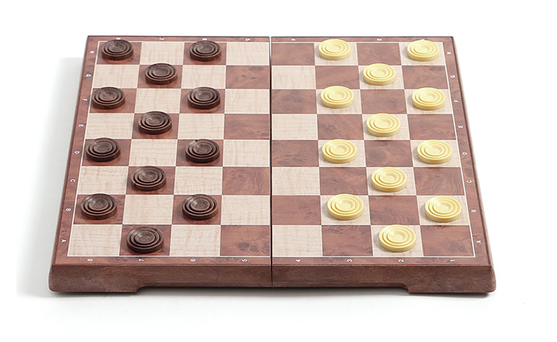
#> input picture hw1/submit/images/img1.png, 557 x 342 px, shrunk from 716 x 440 before the run
$ python hw1_1.py
#> lines starting #> are read from the running program, lines starting #| are printed output that depends on the picture; after the words box and inside, x2 and y2 are one past the last pixel; in counts of white or black regions, pixels touching at a corner belong together
### hw1/submit/checker_board.py
import cv2
import numpy as np

from my_geometry import *

DEBUG = False

FILE_PATH = './images/'
FILE_LIST = ('img1.png', 'img2.jpg', 'img3.jpg', 'img4.jpg', 'img5.jpg', 'img6.jpg', 'img7.jpg', 'img8.jpg')
SIZE = 500


# [16 lines left out: functions draw_line, draw_point, not called in this run]


def on_board(image, pt: Point2D) -> bool:
    return (0 <= pt.x < len(image)) and (0 <= pt.y < len(image[0]))


# get proper convex quadrilaterals contains every points
def make_to_quadrilaterals(points: list[Point2D]) -> list[Point2D]:
    v = convex_hull(points)
    lines = []
    for i in range(len(v)):
        p1, p2 = v[i], v[(i + 1) % len(v)]
        lines.append((p1.dist(p2), Line2D(p1, p2), i))
    lines.sort(key=lambda x: -x[0])
    lines = lines[:4]
    lines.sort(key=lambda x: x[2])
    res = []
    for i in range(4):
        res.append(lines[i][1].intersect(lines[(i + 1) % 4][1])[1])
    return res


def manual_perspective_matrix(src_pts: np.ndarray):
    assert src_pts.shape == (4, 2)
    dst_pts = np.float32([[0, 0], [SIZE, 0], [SIZE, SIZE], [0, SIZE]])
    return cv2.getPerspectiveTransform(src_pts, dst_pts)


def auto_perspective_matrix(image):
    # 1. make gray scale image
    gray = cv2.cvtColor(image, cv2.COLOR_BGR2GRAY)
    gray = cv2.GaussianBlur(gray, (9, 9), 0)
    sz = (len(image), len(image[0]))

    # 2. edge detection using hough transform
    edge = cv2.Canny(image, 50, 200, 3)
    hough = cv2.HoughLinesP(edge, 1, math.pi/180, 120, minLineLength=min(sz[0], sz[1])//40, maxLineGap=20)

    hough_image = gray.copy()
    hough_image[hough_image < 256] = 0

    for i in range(hough.shape[0]):
        pt1 = (hough[i][0][0], hough[i][0][1])
        pt2 = (hough[i][0][2], hough[i][0][3])
        cv2.line(hough_image, pt1, pt2, (255, 255, 255), thickness=1)

    # 3. find external contours
    contours, _ = cv2.findContours(hough_image, cv2.RETR_EXTERNAL, cv2.CHAIN_APPROX_SIMPLE)

    # 4. get convex hull using Graham's scan to make quadrilaterals
    points = np.vstack(contours).squeeze()
    hull = []
    for p in points:
        hull.append(Point2D(p[1], p[0]))
    hull = make_to_quadrilaterals(hull)[::-1]

    # 5. get perspective transform matrix
    points_list = [[int(p.y), int(p.x)] for p in hull]
    return manual_perspective_matrix(np.float32(points_list))


def perspective_transform(image, transform_matrix):
    return cv2.warpPerspective(image, transform_matrix, (SIZE, SIZE))

### hw1/submit/my_geometry.py
import math
import random
import copy


# Basic class for 2D coordinate point
class Point2D:
    def __init__(self, _x, _y):
        self.x = _x
        self.y = _y

    def add(self, other): return Point2D(self.x + other.x, self.y + other.y)

    def sub(self, other): return Point2D(self.x - other.x, self.y - other.y)

    def to_int(self): return Point2D(int(self.x), int(self.y))

    def less_than(self, other): return self.x < other.x or (self.x == other.x and self.y < other.y)

    def len(self): return math.hypot(self.x, self.y)

    def dist(self, other): return (self.sub(other)).len()

    def dot(self, other): return self.x * other.x + self.y * other.y

    def cross(self, other): return self.x * other.y - self.y * other.x

    def cross3(self, p1, p2): return (p1.sub(self)).cross(p2.sub(self))

    def polar(self): return math.atan2(self.y, self.x)


# Basic class for 2D line & segment
class Line2D:
    def __init__(self, _p1: Point2D, _p2: Point2D):
        if _p1.x > _p2.x or (_p1.x == _p2.x and _p1.y > _p2.y):
            (_p1, _p2) = (_p2, _p1)
        self.p1 = _p1
        self.p2 = _p2
        if _p1.x == _p2.x:
            self.a = 1
            self.b = 0
            self.c = -_p1.x
        else:
            self.a = _p2.y - _p1.y
            self.b = _p1.x - _p2.x
            self.c = -(_p1.x * self.a + _p1.y * self.b)
        self.vec = Point2D(self.b, -self.a)

    def get_angle(self, line) -> float:
        p1, p2 = self.vec, line.vec
        cs = max(-1, min(1, p1.dot(p2) / (p1.len() * p2.len())))
        return math.acos(abs(cs))

    def calc(self, x) -> float:
        m, k = -self.a / self.b, -self.c / self.b
        return m * x + k

    def random_point(self) -> Point2D:
        if self.p1.x != self.p2.x:
            x_rnd = random.randrange(int(self.p1.x), int(self.p2.x))
            y_rnd = math.floor(self.p1.y + (self.p2.y - self.p1.y) / (self.p2.x - self.p1.x) * (x_rnd - self.p1.x))
            return Point2D(x_rnd, y_rnd)
        else:
            return Point2D(self.p1.x, random.randrange(int(self.p1.y), int(self.p2.y)))

    def intersect(self, line) -> (bool, Point2D):
        if self.b == 0 and line.b == 0:
            return False, Point2D(0, 0).to_int()
        if self.b != 0 and line.b != 0 and self.a / self.b == line.a / line.b:
            return False, Point2D(0, 0).to_int()

        l1, l2 = copy.deepcopy(self), copy.deepcopy(line)
        if l1.b == 0:
            (l1, l2) = (l2, l1)
        if l2.b == 0:
            return True, Point2D(-l2.c, l1.calc(-l2.c)).to_int()
        x = (l1.b * l2.c - l1.c * l2.b) / (l1.a * l2.b - l1.b * l2.a)
        y = l1.calc(x)
        return True, Point2D(x, y).to_int()


def dot3(p1: Point2D, p2: Point2D, p3: Point2D) -> float:
    return float((p2.sub(p1)).dot((p3.sub(p1))))


# return positive value if counter clock wise, negative value if clock wise, else 0
def ccw(p1: Point2D, p2: Point2D, p3: Point2D) -> float:
    return float(p2.x - p1.x) * (p3.y - p1.y) - (p3.x - p1.x) * (p2.y - p1.y)


# get angle between two vectors (p1 - anchor) and (p2 - anchor)
def get_angle(anchor, p1: Point2D, p2: Point2D) -> float:
    if anchor is not None:
        p1 = p1.sub(anchor)
        p2 = p2.sub(anchor)
    cs = max(-1, min(1, p1.dot(p2) / (p1.len() * p2.len())))
    return math.acos(abs(cs))


# BOJ 17387, return true if two segments are intersect
# https://github.com/justiceHui/icpc-teamnote-for-newbie/blob/master/code/Geometry/SegmentIntersection.cpp
def segment_intersect(l1: Line2D, l2: Line2D) -> bool:
    a, b, c, d = l1.p1, l1.p2, l2.p1, l2.p2
    ab = ccw(a, b, c) * ccw(a, b, d)
    cd = ccw(c, d, a) * ccw(c, d, b)
    if ab == 0 and cd == 0:
        return not (b.less_than(c) or d.less_than(a))
    return ab <= 0 and cd <= 0


# BOJ 11563, return minimum distance between two segments
# https://github.com/justiceHui/icpc-teamnote/blob/master/code/Geometry/SegmentDistance.cpp
def segment_distance(l1: Line2D, l2: Line2D) -> float:
    def _proj(pa: Point2D, pb: Point2D, pc: Point2D) -> float:
        t1, t2 = dot3(pa, pb, pc), dot3(pb, pa, pc)
        if t1 * t2 >= 0 and ccw(pa, pb, pc) != 0:
            return abs(ccw(pa, pb, pc)) / pa.dist(pb)
        else:
            return 1e9

    if segment_intersect(l1, l2):
        return 0.0

    res = 1e9
    a, b = [l1.p1, l1.p2], [l2.p1, l2.p2]
    for i in range(4):
        res = min(res, a[i // 2].dist(b[i % 2]))
    for i in range(2):
        res = min(res, _proj(a[0], a[1], b[i]))
        res = min(res, _proj(b[0], b[1], a[i]))
    return res


# BOJ 1708, get the smallest convex polygon(with some threshold...) contains every points in O(n log n) time.
# https://github.com/justiceHui/icpc-teamnote-for-newbie/blob/master/code/Geometry/ConvexHull.cpp
def convex_hull(points: list[Point2D]) -> list[Point2D]:
    v = copy.deepcopy(points)
    v.sort(key=lambda pt: (pt.x, pt.y))
    lo, hi = [], []
    for p in v:
        while len(lo) >= 2 and (ccw(lo[-2], lo[-1], p) <= 0 or get_angle(p, lo[-2], lo[-1]) < 0.05):
            lo.pop()
        while len(hi) >= 2 and (ccw(hi[-2], hi[-1], p) >= 0 or get_angle(p, hi[-2], hi[-1]) < 0.05):
            hi.pop()
        lo.append(p)
        hi.append(p)
    hi = hi[1:-1]
    return lo + hi[::-1]

### hw1/submit/hw1_1.py
import sys
from checker_board import *


# check that given segment is proper edge by random sampling
def get_diff_random_sample(gray_image, p1: Point2D, p2: Point2D, sampling=15):
    n, m = len(gray_image), len(gray_image[0])
    if p1.x > p2.x or (p1.x == p2.x and p1.y > p2.y):
        (p1, p2) = (p2, p1)

    res = []
    for _ in range(sampling):
        p_rnd = Line2D(p1, p2).random_point()
        ang = random.uniform(0, math.pi)
        s, c = math.sin(ang), math.cos(ang)
        chk1 = Point2D(math.floor(p_rnd.x + c * 3), math.floor(p_rnd.y + s * 3))
        chk2 = Point2D(math.floor(p_rnd.x - c * 3), math.floor(p_rnd.y - s * 3))
        if (0 <= chk1.x < n) and (0 <= chk1.y < m) and (0 <= chk2.x < n) and (0 <= chk2.y < m):
            res.append(abs(int(gray_image[chk1.x][chk1.y]) - int(gray_image[chk2.x][chk2.y])))

    res.sort()
    if len(res) == 0:
        return 0
    return res[len(res) // 2]


# check two lines are parallel or orthogonal
def is_orthogonal(l1: Line2D, l2: Line2D, base=math.pi/2) -> bool:
    ang = l1.get_angle(l2)
    return abs(ang) < 0.1 or abs(ang - base) < 0.2


# check that lines are orthogonal to each other
def check_lines_orthogonal_threshold(lines_with_diff: list[(float, Line2D)], threshold: float) -> bool:
    for i in range(len(lines_with_diff)):
        if lines_with_diff[i][0] <= threshold:
            break
        for j in range(i + 1, len(lines_with_diff)):
            if lines_with_diff[j][0] <= threshold:
                break
            if not is_orthogonal(lines_with_diff[i][1], lines_with_diff[j][1]):
                return False
    return True


# grouping segments which are close to each other and have similar angles
def bfs_group(lines: list[Line2D], angle_threshold) -> list[Line2D]:
    res, chk = [], [0 for _ in range(len(lines))]

    def bfs_group_run(st) -> Line2D:
        group, que, fr = [], [], 0
        que.append(st)
        chk[st] = 1
        while fr < len(que):
            v = que[fr]
            fr += 1
            group.append(lines[v])
            for i in range(len(lines)):
                if chk[i] == 1 or lines[v].get_angle(lines[i]) > angle_threshold:
                    continue
                if segment_distance(lines[v], lines[i]) < 5:
                    que.append(i)
                    chk[i] = 1

        group.sort(key=lambda x: math.atan2(lines[i].vec.y, lines[i].vec.x))
        return group[len(group) // 2]

    for s in range(len(lines)):
        if chk[s] == 0:
            res.append(bfs_group_run(s))
    return res


# get slope of axis(pair of most orthogonal lines)
def get_most_orthogonal_axis(lines: list[Line2D]):
    if len(lines) <= 2:
        return lines
    mx, l1, l2 = 0, 0, 1
    for i in range(len(lines)):
        for j in range(i+1, len(lines)):
            if not segment_intersect(lines[i], lines[j]):
                continue
            ang = lines[i].get_angle(lines[j])
            if ang > mx:
                mx, l1, l2 = ang, i, j
    return lines[l1], lines[l2]


# get segments connected and orthogonal to axis lines
def bfs_line(lines: list[Line2D], axis: (Line2D, Line2D)) -> list[Line2D]:
    st = 0
    for line in lines:
        if (line.a, line.b, line.c) == (axis[0].a, axis[0].b, axis[0].c):
            break
        else:
            st += 1
    axis_angle = axis[0].get_angle(axis[1])

    res, chk, que, fr = [], [0 for _ in range(len(lines))], [], 0
    que.append(st)
    while fr < len(que):
        v = que[fr]
        fr += 1
        res.append(lines[v])
        for i in range(len(lines)):
            if chk[i] == 1 or segment_distance(lines[v], lines[i]) > 5:
                continue
            if abs(lines[v].get_angle(lines[i]) - axis_angle) > 0.1:
                continue
            que.append(i)
            chk[i] = 1
    return res


# get edges of image
def extract_edges(image):
    # 1. make blurred gray scale image
    gray = cv2.cvtColor(image, cv2.COLOR_BGR2GRAY)
    gray = cv2.GaussianBlur(gray, (9, 9), 0)
    sz = (len(image), len(image[0]))

    # 2. edge detection using hough transform
    edge = cv2.Canny(image, 50, 200, 3)
    hough = cv2.HoughLinesP(edge, 1, math.pi / 180, 120, minLineLength=min(sz[0], sz[1]) // 10, maxLineGap=10)

    # 3. remove non-proper edges

    # 3-1. get line's score
    lines = []
    lines_with_diff = []
    for i in range(hough.shape[0]):
        pt1 = Point2D(hough[i][0][1], hough[i][0][0])
        pt2 = Point2D(hough[i][0][3], hough[i][0][2])
        lines_with_diff.append((get_diff_random_sample(gray, pt1, pt2), Line2D(pt1, pt2)))

    # 3-2. get line score threshold using binary search
    le, ri = 0, 256
    while le < ri:
        md = (le + ri) // 2
        if check_lines_orthogonal_threshold(lines_with_diff, md):
            ri = md
        else:
            le = md + 1
    line_threshold = (ri * 3 + 3) // 4

    # 3-3. remove non-proper line
    for diff, l in lines_with_diff:  # remove low-scored lines
        if diff >= line_threshold:
            lines.append(l)

    lines = bfs_group(lines, 0.1)  # grouping similar lines
    axis = get_most_orthogonal_axis(lines)
    lines = bfs_line(lines, axis)  # remove lines not connected to axis

    return lines, axis


def solve1(filename):
    # 1. load image, apply perspective transform and make blurred gray scale image
    original_image = cv2.imread(filename)
    image = perspective_transform(original_image, auto_perspective_matrix(original_image))

    # 2. get edges
    lines, axis = extract_edges(image)

    # 3. get internal corners (intersection points of lines) and calculate grid width
    intersect_points = []
    for i in range(len(lines)):
        for j in range(i+1, len(lines)):
            flag, pt = lines[i].intersect(lines[j])
            if flag and on_board(image, pt):
                intersect_points.append(pt)

    min_dst, p1, p2 = 1e9, 0, 0
    for i in range(len(intersect_points)):
        for j in range(i+1, len(intersect_points)):
            dst = intersect_points[i].dist(intersect_points[j])
            if 38 <= dst < min_dst:
                min_dst = dst
                p1, p2 = i, j

    # 4. get number of rows and columns
    row, col = 0, 0
    for i in range(-15, 15):
        pt = intersect_points[p1].add(Point2D(i * min_dst, 0))
        if on_board(image, pt):
            row += 1

    for i in range(-15, 15):
        pt = intersect_points[p1].add(Point2D(0, i * min_dst))
        if on_board(image, pt):
            col += 1

    # 6. finally, calculate answer
    res = 8 if max(row, col) <= 10 else 10
    print(res, '*', res)

    if DEBUG:
        result = image.copy()
        for line in lines:
            draw_line(result, line, (255, 0, 0), 4)
        for line in axis:
            draw_line(result, line, (255, 255, 0), 2)
        for p in intersect_points:
            draw_point(result, p, (0, 255, 255))
        draw_point(result, intersect_points[p1], (0, 0, 255))
        draw_point(result, intersect_points[p2], (0, 0, 255))

        cv2.imshow(filename, result)
        cv2.waitKey(0)
        cv2.destroyAllWindows()


if __name__ == '__main__':
    if len(sys.argv) != 2:
        for file in FILE_LIST:
            solve1(FILE_PATH + file)
#> in solve1, original_image is the input picture: shape (342, 557, 3); mean B, G, R 187.2, 194.7, 210.6
#> in auto_perspective_matrix, `gray = cv2.GaussianBlur(gray, (9, 9), 0)`:
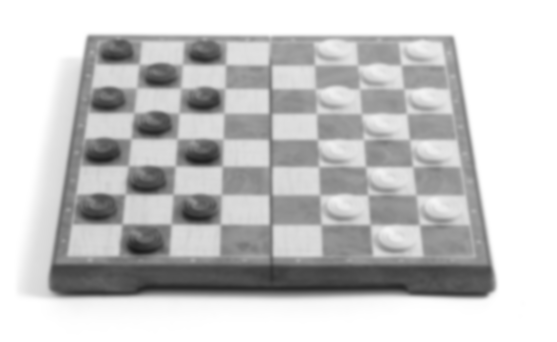
#> gray: shape (342, 557); min 27, max 255, mean 198.6
#> in auto_perspective_matrix, `sz = (len(image), len(image[0]))`: sz = (342, 557)
#> in auto_perspective_matrix, `edge = cv2.Canny(image, 50, 200, 3)`:
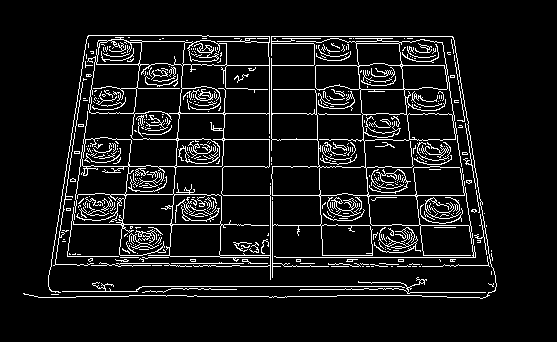
#> edge: shape (342, 557); 8.6% white in thin lines or dots, all inside (x1, y1, x2, y2) = (23, 35, 497, 299)
#> in auto_perspective_matrix, `hough = cv2.HoughLinesP(edge, 1, math.pi/180, 120, minLineLength=min(s..`: hough = 33 rows, first 6: [71, 139, 470, 139], [220, 257, 492, 257], [66, 166, 439, 166], [142, 286, 411, 286], [202, 36, 452, 36], [166, 296, 336, 296]
#> the loop in auto_perspective_matrix, `for i in range(hough.shape[0]):` made 33 passes
#> after the loop in auto_perspective_matrix, `for i in range(hough.shape[0]):`:
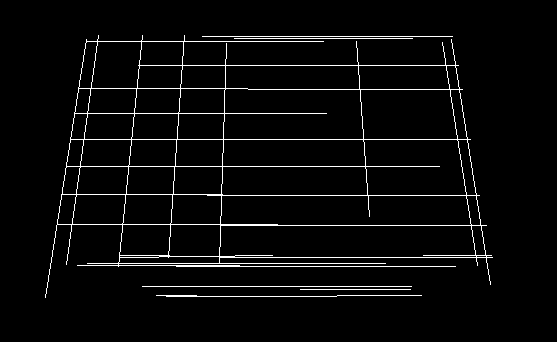
#> hough_image: shape (342, 557); 3.7% white in thin lines or dots, all inside (x1, y1, x2, y2) = (45, 35, 493, 298)
#> in auto_perspective_matrix, `contours, _ = cv2.findContours(hough_image, cv2.RETR_EXTERNAL, cv2.CHA..`: contours = 6 contours, 4 with area under 20; largest, box (x1, y1, x2, y2) and area: (45, 35, 493, 298) 78391, (156, 295, 422, 297) 31
#> in auto_perspective_matrix, `points = np.vstack(contours).squeeze()`: points = 389 pairs, first value 45 to 492, second value 35 to 297
#> the loop in auto_perspective_matrix, `for p in points:` made 389 passes
#> p on passes 1 to 3: [156, 295], [165, 295], [166, 296]
#> after the loop in auto_perspective_matrix, `for p in points:`: hull = 389 items
#> the loop in convex_hull, `for p in v:` made 389 passes
#> after the loop in convex_hull, `for p in v:`: hi = 5 items; lo = 3 items
#> in make_to_quadrilaterals, `v = convex_hull(points)`: v = 6 items
#> the loop in make_to_quadrilaterals, `for i in range(len(v)):` made 6 passes
#> in perspective_transform, `return cv2.warpPerspective(image, transform_matrix, (SIZE, SIZE))`:
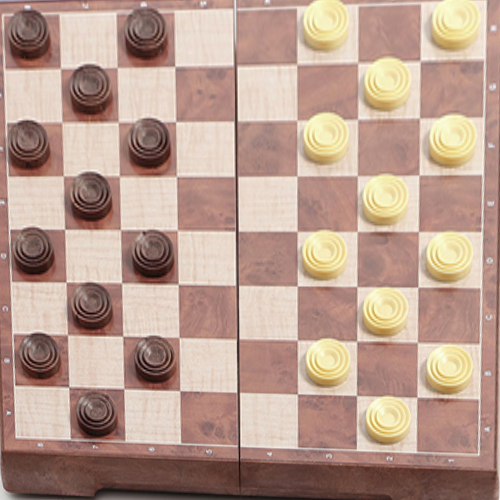
#> returned value: shape (500, 500, 3); mean of channels 0, 1, 2 142.6, 156.8, 185.4; drawn as B, G, R
#> in extract_edges, `gray = cv2.cvtColor(image, cv2.COLOR_BGR2GRAY)`:
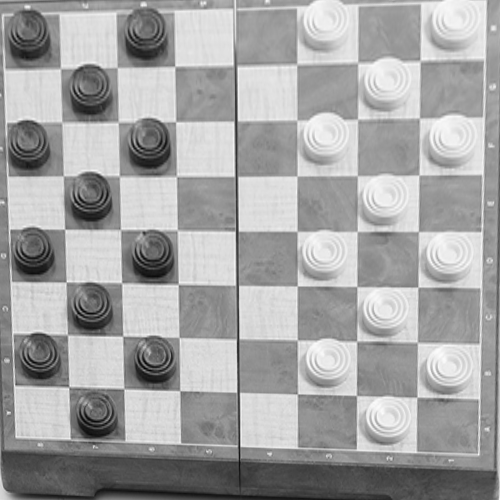
#> gray: shape (500, 500); min 5, max 252, mean 163.7
#> in extract_edges, `gray = cv2.GaussianBlur(gray, (9, 9), 0)`:
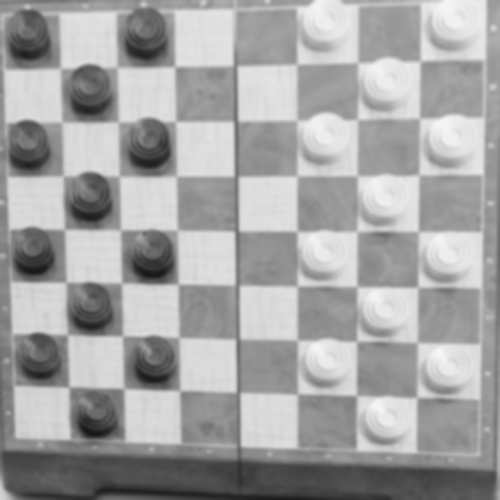
#> gray: shape (500, 500); min 22, max 247, mean 163.7
#> in extract_edges, `edge = cv2.Canny(image, 50, 200, 3)`:
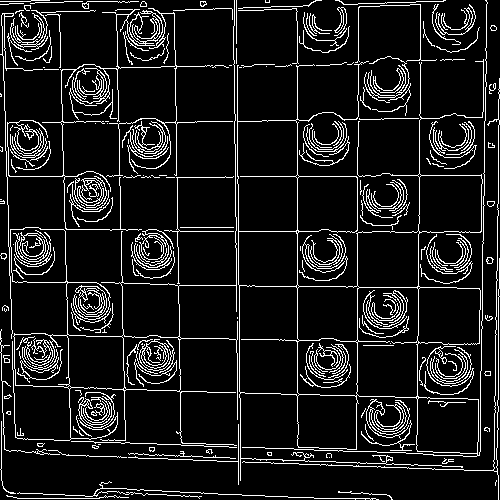
#> edge: shape (500, 500); 10.5% white in thin lines or dots
#> the loop in extract_edges, `for diff, l in lines_with_diff:` made 51 passes
#> diff on passes 1 to 8: 37, 35, 23, 39, 65, 41, 18, 39
#> the loop in bfs_group, `for s in range(len(lines)):` made 51 passes
#> the loop in get_most_orthogonal_axis, `for i in range(len(lines)):` made 34 passes
#> the loop in bfs_line, `for line in lines:` made 5 passes
#> the loop in bfs_line, `while fr < len(que):` made 15 passes
#> the loop in solve1, `for i in range(len(lines)):` made 15 passes
#> the loop in solve1, `for i in range(len(intersect_points)):` made 54 passes
#> the loop in solve1, `for i in range(-15, 15):` made 30 passes
#| 8 * 8
#> pass 2 of the loop `for file in FILE_LIST:`:
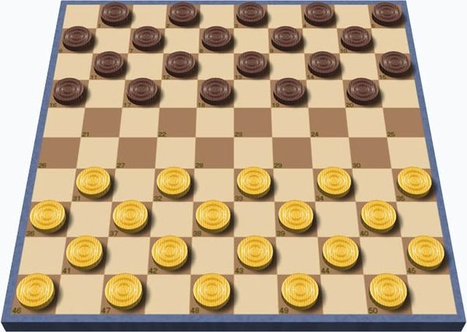
#> input picture hw1/submit/images/img2.jpg, 467 x 332 px, shrunk from 600 x 427 before the run
#> in solve1, original_image is the input picture: shape (332, 467, 3); mean B, G, R 136.3, 168.2, 190
#> after the loop in auto_perspective_matrix (call 2), `for i in range(hough.shape[0]):`:
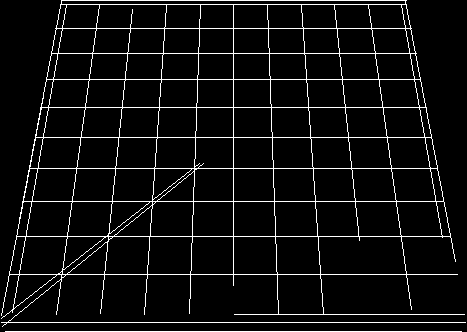
#> hough_image: shape (332, 467); 6.2% white in thin lines or dots
#> the loop in auto_perspective_matrix (call 2), `for p in points:` made 502 passes
#> p on passes 1 to 3: [5, 331], [461, 331], [61, 0]
#> the loop in make_to_quadrilaterals (call 2), `for i in range(len(v)):` made 5 passes
#> in extract_edges (call 2), `edge = cv2.Canny(image, 50, 200, 3)`:
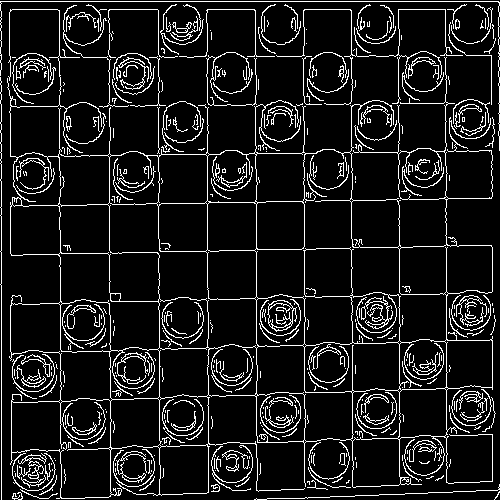
#> edge: shape (500, 500); 10.4% white in thin lines or dots
#> the loop in extract_edges (call 2), `for diff, l in lines_with_diff:` made 48 passes
#> diff on passes 1 to 4: 3, 1, 53, 50
#> the loop in bfs_group (call 2), `for s in range(len(lines)):` made 48 passes
#> the loop in get_most_orthogonal_axis (call 2), `for i in range(len(lines)):` made 45 passes
#> the loop in bfs_line (call 2), `for line in lines:` made 13 passes
#> the loop in bfs_line (call 2), `while fr < len(que):` made 9 passes
#> the loop in solve1 (call 2), `for i in range(len(lines)):` made 9 passes
#> the loop in solve1 (call 2), `for i in range(len(intersect_points)):` made 20 passes
#> the loop in solve1 (call 2), `for i in range(-15, 15):` made 30 passes
#| 10 * 10
#> (the run stopped early here; a loop or call above may not have finished)
